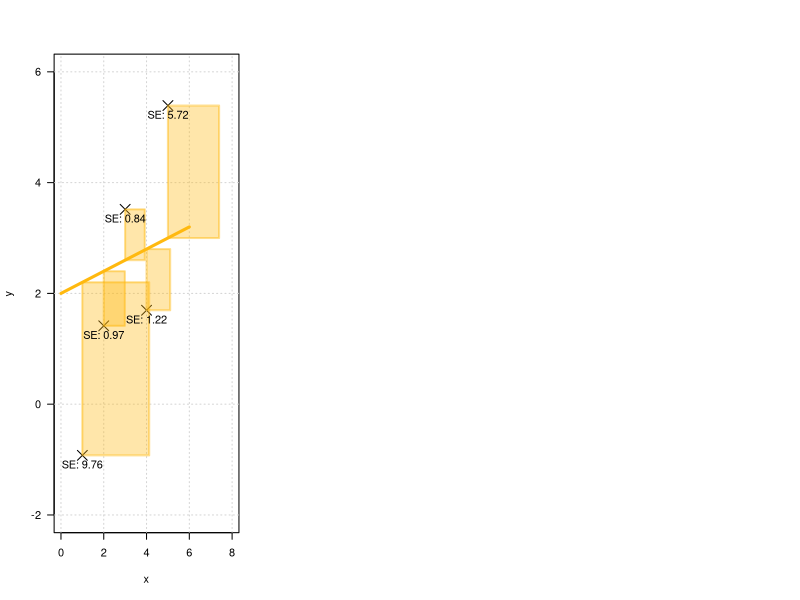

This chart was generated by the following R code: (Note: this script raises an error after producing the figure.)
par(mfrow = c(1,3))

## Two different lines for the SSE:
## ================================

colBlue   = function (alpha) { rgb(135, 206, 255, alpha, maxColorValue = 255) }
colOrange = function (alpha) { rgb(255, 185,  15, alpha, maxColorValue = 255) }
colGreen  = function (alpha) { rgb(188, 238, 104, alpha, maxColorValue = 255) }

set.seed(pi)

x = 1:5
y = x + rnorm(5, 0, 2)

plot(x, y, ylim = c(-2, 6), xlim = c(0, 8), cex = 2, pch = 4, las = 1)
# title("1. Different lines produces \ndifferent SSEs", xpd = TRUE)
grid()

# Line 1:

# a = 0.5
# b = 2
# 
# curve(a * x + b, add = TRUE, from = 0, to = 6, col = colBlue(255), lwd = 3)
# 
# y1 = a * x + b
# w = abs(y - y1)
# 
# rect(xleft = x, ybottom = y, xright = x + w, ytop = y1, col = colBlue(90),
#   border = colBlue(120), lwd = 2)
# text(x = x, y = y, labels = paste0("SE: ", round((y1 - y)^2, 2)), pos = 1)
# text(x = 6.5, y = -1, labels =  paste0("SSE: ", sum(round((y1 - y)^2, 2))))
# 
# sse1 = sum((y - a * x - b)^2)

# Line 2:
a = 0.2
b = 2

curve(a * x + b, add = TRUE, from = 0, to = 6, col = colOrange(255), lwd = 3)

y2 = a * x + b
w = abs(y - y2)

rect(xleft = x, ybottom = y, xright = x + w, ytop = y2, col = colOrange(90),
  border = colOrange(120), lwd = 2)

text(x = x, y = y, labels = paste0("SE: ", round((y2 - y)^2, 2)), pos = 1)
text(x = 6.5, y = -0.5, labels =  paste0("SSE: ", sum(round((y1 - y)^2, 2))),
  col = colBlue(255))
text(x = 6.5, y = -1.5, labels =  paste0("SSE: ", sum(round((y2 - y)^2, 2))),
  col = colOrange(255))

sse2 = sum((y - a * x - b)^2)



points(x, y, cex = 2, pch = 4, lwd = 2)

## 3d SSE:
## =======

x.values = x

n.draw = 20
a.try = seq(0, 1.5, length.out = n.draw)
b.try = seq(-1, 3, length.out = n.draw)

Z = matrix(NA_real_, ncol = n.draw, nrow = n.draw)

for (i in seq_along(a.try)) {
  for (j in seq_along(b.try)) {
    Z[i, j] = sum((y - a.try[i] * x - b.try[j])^2)
  }
}

# Define some nice colors and reshape them to a color matrix:
cols = as.factor(Z[-n.draw, -n.draw])
cols.ramp = colorRampPalette(c("yellow", "brown"))(length(levels(cols)))
levels(cols) = cols.ramp
cols = as.character(cols)

p = persp(x = a.try, y = b.try, z = Z, col = cols, theta = 20, phi = 30,
  # main = "2. Surface of the SSE",
  xlab = "Slope", ylab = "Intercept", zlab = "Sum of Squared Errors")

points.3d = trans3d(x = c(0.2, 0.5), y = c(2,2), z = c(sse1, sse2), pmat = p)
points(points.3d, col = c(colBlue(255), colOrange(255)), pch = 16, cex = 2)
points(points.3d, col = "black", pch = 1, cex = 2, lwd = 2)


plot(x = 0, y = 0, axes = FALSE, col = "white", xlab = "yvalue", ylab = "xvalue", col.lab = "white")

# sse.optimal = sum((y - x)^2)
# 
# points.3d.optimal = trans3d(x = 1, y = 0, z = sse.optimal, pmat = p)
# points(points.3d.optimal, col = colGreen(255), pch = 16, cex = 2)
# points(points.3d.optimal, col = "black", pch = 1, cex = 2, lwd = 2)

# Last image:
# ===========

# set.seed(pi)
# 
# x = 1:5
# y = x + rnorm(5, 0, 2)
# 
# plot(x, y, ylim = c(-2, 6), xlim = c(0, 8), cex = 2, pch = 4, las = 1)
# # title("3. Line corresponding to the \noptimal SSE", line = 1, xpd = TRUE)
# grid()
# a = 1
# b = 0
# 
# curve(a * x + b, add = TRUE, from = 0, to = 6, col = colGreen(255), lwd = 3)
# 
# y1 = a * x + b
# w = abs(y - y1)
# 
# rect(xleft = x, ybottom = y, xright = x + w, ytop = y1, col = colGreen(90),
#   border = colGreen(120), lwd = 2)
# 
# points(x, y, cex = 2, pch = 4, lwd = 2)


par(mfrow = c(1,1))